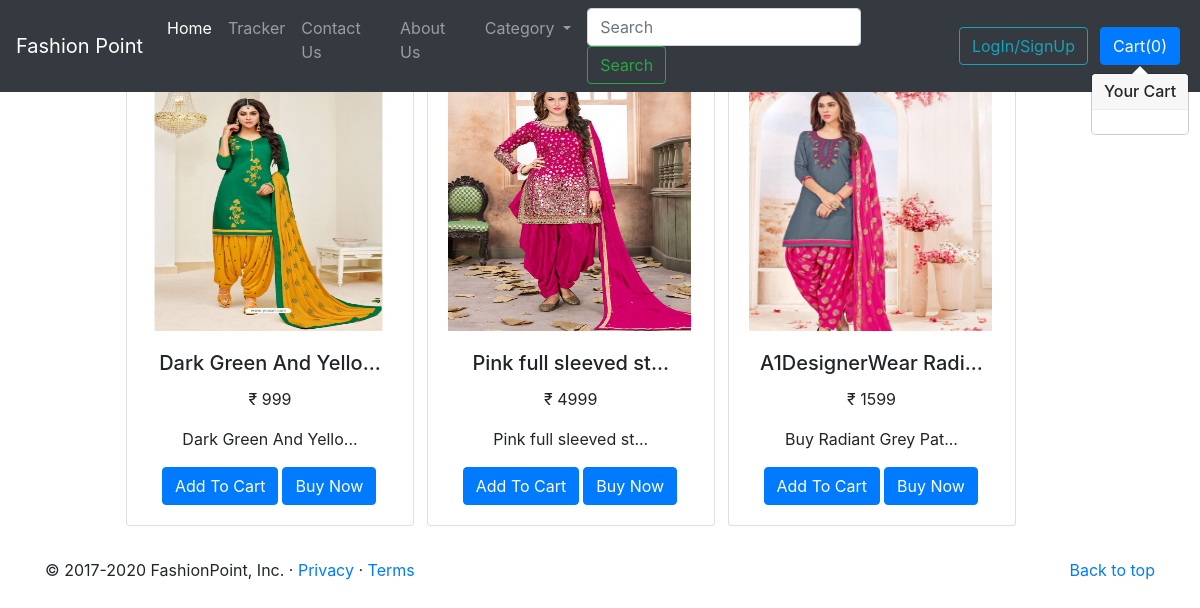
The page /women.php on the database its author committed.
### tables this page shows
CREATE TABLE `product` (
  `id` int(11) NOT NULL,
  `name` varchar(255) NOT NULL,
  `category` varchar(255) NOT NULL,
  `image` varchar(255) NOT NULL,
  `price` int(11) NOT NULL,
  `clothfor` varchar(255) NOT NULL,
  `description` varchar(255) NOT NULL
);

### checksession.php (called while the page is built)
<?php
if (!isset($_SESSION['name']))
{
	$logio = "LogIn/SignUp";
}
else{
	$logio = "LogOut";
}
?>

### women.php (the view, shortened to what this page needs)
<?php
include("extnd.php")
?>
<head>
</head>
<body>
	<div class="container">
		<div class="row my-4" style="text-align: center; margin-left: 50px;">
			<?php
			include("dbconnect.php");
			$sql = "SELECT * from product WHERE clothfor='women'";
			$result = mysqli_query($con,$sql);
			if (mysqli_num_rows($result) > 0) {
    		while($row = mysqli_fetch_assoc($result)) {
    			?>
				<div class="col-sm-3 mx-3 my-2">
					<div class="card" style="width: 18rem;">
  					<img src="<?php echo $row["image"];?>" class="card-img-top" alt="..." style="max-height:250px; max-width:85%; margin-left:7%;">
  					<div class="card-body">
    				<h5 class="card-title" id="namepr<?php echo $row['id']?>"><?php echo substr($row["name"],0,20);?>...</h5>
    				<p class="card-text">₹ <span id="pricepr<?php echo $row['id']?>"><?php echo $row["price"];?></span></p>
    				<p class="card-text"><?php echo substr($row["description"],0,20);?>...</p>
    				<div class="row" style="margin-left: 15px;">
    				<span id="divpr<?php echo $row['id']?>" class="divpr">
    					<button class="btn btn-primary cart" id="pr<?php echo $row['id']?>">Add To Cart</button>
    				</span>
    				<form method="POST" action="checkout.php">
    				<button class="btn btn-primary mx-1" type="submit" name="submit">Buy Now</button>
    				</form>
    				</div>
  					</div>
					</div>
				</div>
			<?php
			 }
	} else {
    echo "0 results found";
	}
	?>
		</div>
	</div>
</body>
</html>
<?php
include("footer.php")
?>

### extnd.php (shortened to what this page needs)
<?php
include("checksession.php");
?>
<!doctype html>
<html lang="en">
  <head>
<link rel="stylesheet" href="https://stackpath.bootstrapcdn.com/bootstrap/4.4.1/css/bootstrap.min.css">
    <link href="carousel.css" rel="stylesheet">
  </head>
  <body>
    <header>
  <nav class="navbar navbar-expand-md navbar-dark fixed-top bg-dark">
    <a class="navbar-brand" href="index.php">Fashion Point</a>
    <div class="collapse navbar-collapse" id="navbarCollapse">
      <ul class="navbar-nav mr-auto">
        <li class="nav-item active">
          <a class="nav-link" href="index.php">Home <span class="sr-only">(current)</span></a>
        </li>
        <li class="nav-item">
          <a class="nav-link" href="tracker.php">Tracker</a>
        </li>
        <li class="nav-item">
          <a class="nav-link" href="contactus.php">Contact Us</a>
        </li>
         <li class="nav-item">
          <a class="nav-link" href="about.php">About Us</a>
        </li>
        <li class="nav-item dropdown">
        <a class="nav-link dropdown-toggle" href="#" id="navbarDropdown" role="button" data-toggle="dropdown" aria-haspopup="true" aria-expanded="false">
          Category
        </a>
      </li>
      <form class="form-inline mt-2 mt-md-0 mx-2" action="search.php" method="POST">
        <input class="form-control mr-sm-2" type="text" placeholder="Search" aria-label="Search" name="search">
        <button class="btn btn-outline-success my-2 my-sm-0" type="submit" name="submit">Search</button>
      </form>
      </ul>
      <?php
      if ($logio=="LogIn/SignUp") {
         echo "<a href='login.php'><button class='btn btn-outline-info my-2 my-sm-0 mx-2' type='submit'>".$logio."</button></a>";
       }
       else{
          echo "<span style='color:white'>Welcome ".$_SESSION['name']."</span> <a href='logout.php'><button class='btn btn-outline-danger my-2 my-sm-0 mx-2' type='submit'>".$logio."</button></a>";
       }
       ?>
       <button type="button" class="btn btn-primary mx-1" id="pcart" data-container="body" data-toggle="popover" data-html="true" data-placement="bottom" data-trigger="focus" title="Your Cart" data-content="Vivamus
        sagittis lacus vel augue laoreet rutrum faucibus.">
                Cart(<span id="cart">0</span>)
            </button>
    </div>
  </nav>
</header>
</html>

### footer.php (shortened to what this page needs)
<!DOCTYPE html>
<html>
<head>
<link rel="stylesheet" href="https://stackpath.bootstrapcdn.com/bootstrap/4.4.1/css/bootstrap.min.css">
</head>
<body>
<footer class="container">
    <p class="float-right"><a href="#">Back to top</a></p>
    <p>&copy; 2017-2020 FashionPoint, Inc. &middot; <a href="#">Privacy</a> &middot; <a href="#">Terms</a></p>
</footer>
</body>
</html>

### carousel.css (style rules this page uses)
body { padding-top: 3rem; padding-bottom: 3rem; color: #5a5a5a; }

### rows shown on the page
product: image (picture), name "Dark Green And Yello", price "999", description "Dark Green And Yello"
product: image (picture), name "Pink full sleeved st", price "4999", description "Pink full sleeved st"
product: image (picture), name "A1DesignerWear Radi", price "1599", description "Buy Radiant Grey Pat"

### other values the page prints
$logio "LogIn/SignUp"
